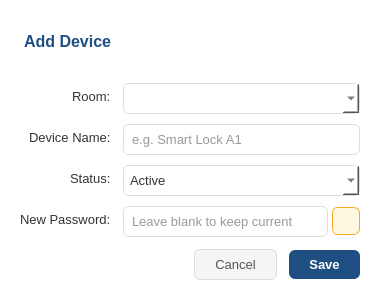
<?xml version="1.0" encoding="UTF-8"?>
<ui version="4.0">
 <class>DeviceDialog</class>
 <widget class="QDialog" name="DeviceDialog">
  <property name="minimumSize">
   <size>
    <width>380</width>
    <height>300</height>
   </size>
  </property>
  <property name="windowTitle">
   <string>Add Device</string>
  </property>
  <property name="styleSheet">
   <string notr="true">QDialog { background: white; }
QLabel { color: #333; font-size: 13px; }
QComboBox, QLineEdit { padding: 6px; border: 1px solid #ddd; border-radius: 6px; color: #333; font-size: 13px; background: white; }
QComboBox:focus, QLineEdit:focus { border: 1px solid #1F4F82; }
QComboBox:disabled, QLineEdit:disabled { background: #f5f5f5; color: #999; }
QPushButton#pushButtonCancel { background:#F5F5F5; border:1px solid #ddd; border-radius:6px; padding:7px 20px; color:#555; font-size:13px; }
QPushButton#pushButtonCancel:hover { background:#E0E0E0; }
QPushButton#pushButtonSave { background:#1F4F82; border:none; border-radius:6px; padding:7px 20px; color:white; font-size:13px; font-weight:bold; }
QPushButton#pushButtonSave:hover { background:#163D66; }</string>
  </property>
  <layout class="QVBoxLayout" name="verticalLayout">
   <property name="spacing"><number>12</number></property>
   <property name="leftMargin"><number>20</number></property>
   <property name="topMargin"><number>20</number></property>
   <property name="rightMargin"><number>20</number></property>
   <property name="bottomMargin"><number>20</number></property>
   <item>
    <widget class="QLabel" name="lblTitle">
     <property name="text"><string>Add Device</string></property>
     <property name="styleSheet">
      <string notr="true">font-size:16px; font-weight:bold; color:#1F4F82; border-bottom:1px solid #E0E0E0; padding-bottom:8px;</string>
     </property>
    </widget>
   </item>
   <item>
    <layout class="QFormLayout" name="formLayout">
     <property name="labelAlignment">
      <set>Qt::AlignRight|Qt::AlignVCenter</set>
     </property>
     <property name="verticalSpacing"><number>10</number></property>
     <item row="0" column="0">
      <widget class="QLabel" name="labelRoom">
       <property name="text"><string>Room:</string></property>
      </widget>
     </item>
     <item row="0" column="1">
      <widget class="QComboBox" name="comboRoom"/>
     </item>
     <item row="1" column="0">
      <widget class="QLabel" name="labelName">
       <property name="text"><string>Device Name:</string></property>
      </widget>
     </item>
     <item row="1" column="1">
      <widget class="QLineEdit" name="editName">
       <property name="placeholderText"><string>e.g. Smart Lock A1</string></property>
      </widget>
     </item>
     <item row="2" column="0">
      <widget class="QLabel" name="labelStatus">
       <property name="text"><string>Status:</string></property>
      </widget>
     </item>
     <item row="2" column="1">
      <widget class="QComboBox" name="comboStatus">
       <item><property name="text"><string>Active</string></property></item>
       <item><property name="text"><string>Inactive</string></property></item>
       <item><property name="text"><string>Maintenance</string></property></item>
      </widget>
     </item>
     <item row="3" column="0">
      <widget class="QLabel" name="labelPw">
       <property name="text"><string>New Password:</string></property>
      </widget>
     </item>
     <item row="3" column="1">
      <widget class="QWidget" name="pwWidget" native="true">
       <layout class="QHBoxLayout" name="pwLayout">
        <property name="leftMargin"><number>0</number></property>
        <property name="topMargin"><number>0</number></property>
        <property name="rightMargin"><number>0</number></property>
        <property name="bottomMargin"><number>0</number></property>
        <property name="spacing"><number>4</number></property>
        <item>
         <widget class="QLineEdit" name="editPw">
          <property name="placeholderText"><string>Leave blank to keep current</string></property>
         </widget>
        </item>
        <item>
         <widget class="QPushButton" name="btnGenPw">
          <property name="minimumSize"><size><width>28</width><height>28</height></size></property>
          <property name="maximumSize"><size><width>28</width><height>28</height></size></property>
          <property name="toolTip"><string>Generate password</string></property>
          <property name="text"><string/></property>
          <property name="styleSheet">
           <string notr="true">QPushButton{background:#FFF8E1;border:1px solid #F9A825;border-radius:6px;}
QPushButton:hover{background:#FBC02D;}</string>
          </property>
         </widget>
        </item>
       </layout>
      </widget>
     </item>
    </layout>
   </item>
   <item>
    <layout class="QHBoxLayout" name="buttonLayout">
     <item>
      <spacer name="horizontalSpacer">
       <property name="orientation">
        <enum>Qt::Horizontal</enum>
       </property>
       <property name="sizeHint" stdset="0">
        <size>
         <width>40</width>
         <height>20</height>
        </size>
       </property>
      </spacer>
     </item>
     <item>
      <widget class="QPushButton" name="pushButtonCancel">
       <property name="text"><string>Cancel</string></property>
       <property name="flat"><bool>true</bool></property>
      </widget>
     </item>
     <item>
      <widget class="QPushButton" name="pushButtonSave">
       <property name="text"><string>Save</string></property>
       <property name="flat"><bool>true</bool></property>
      </widget>
     </item>
    </layout>
   </item>
  </layout>
 </widget>
 <resources/>
 <connections/>
</ui>
